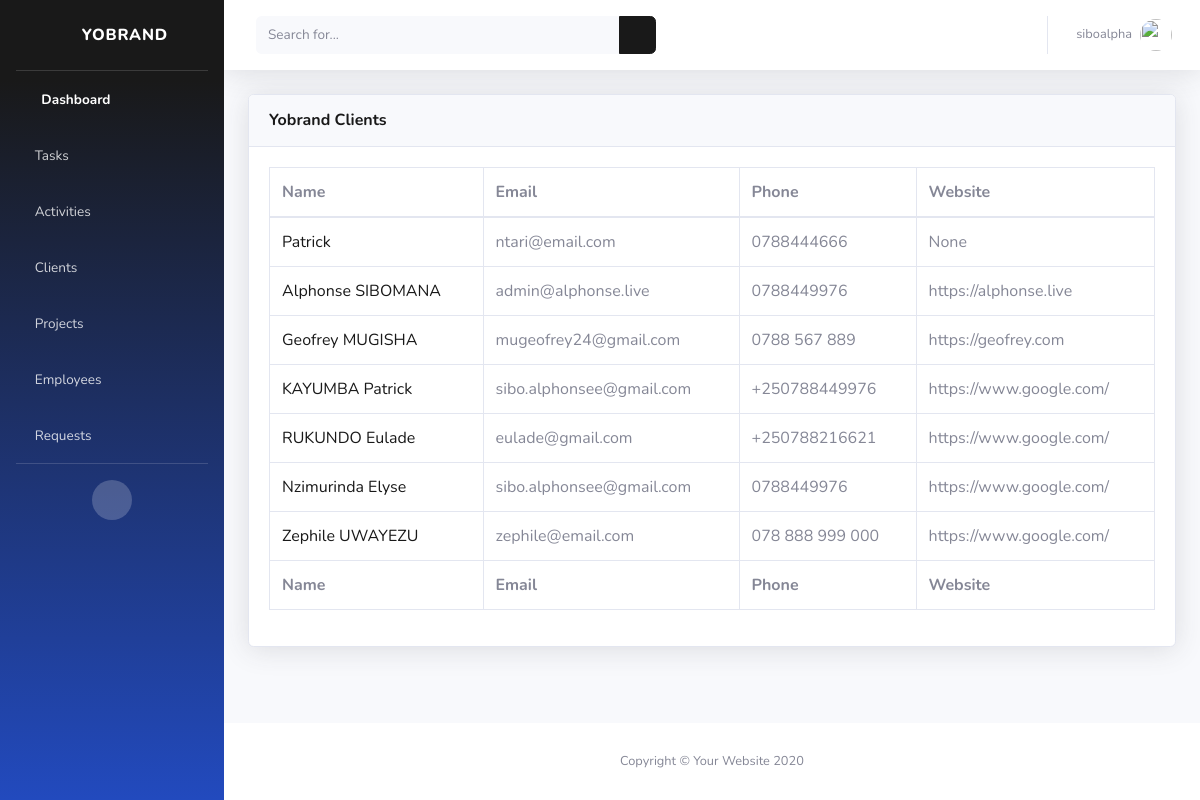
Page /clients/ (signed in) on the earlier database version.
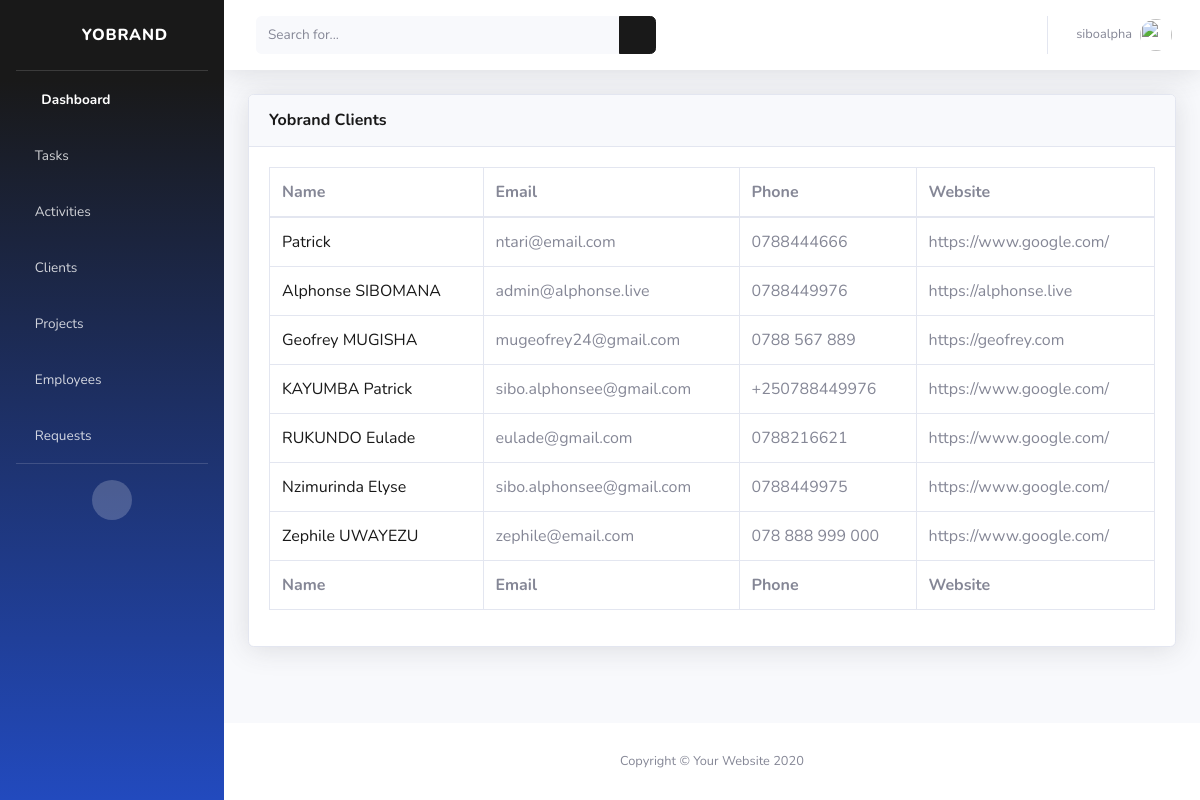
Same page on the later database version.
### cms/models.py (models this page shows, shortened)
class Client(models.Model):
    name = models.CharField(max_length=40, null=True)
    email = models.EmailField(max_length=40, null=True)
    phone = models.CharField(max_length=30, null=True)
    website = models.URLField(max_length=100, null=True, blank=True)
    instagram = models.URLField(max_length=100, null=True, blank=True)
    facebook = models.URLField(max_length=100, null=True, blank=True)
    twitter = models.URLField(max_length=100, null=True, blank=True)
    linkedin = models.URLField(max_length=100, null=True, blank=True)

### cms/views.py (the view)
# urls.py: path('clients/', views.clients, name="clients"),
@login_required(login_url='login')
def clients(request):
    client_list = Client.objects.all()
    tasks_notification = Task.objects.filter(employee=request.user, complete = False).count()
    context = {'client_list':client_list, 'tasks_notification': tasks_notification}
    return render(request, 'cms/clients.html', context)

### cms/templates/cms/clients.html
{% extends 'cms/base.html' %}
{% block content %}
<div class="container-fluid">
    <div class="card shadow mb-4">
        <div class="card-header py-3">
            <h6 class="m-0 font-weight-bold text-primary">Yobrand Clients</h6>
        </div>
        <div class="card-body">
            <div class="table-responsive">
                <table class="table table-bordered" id="dataTable" width="100%" cellspacing="0">
                    <thead>
                        <tr>
                            <th>Name</th>
                            <th>Email</th>
                            <th>Phone</th>
                            <th>Website</th>
                        </tr>
                    </thead>
                    <tfoot>
                        <tr>
                            <th>Name</th>
                            <th>Email</th>
                            <th>Phone</th>
                            <th>Website</th>
                        </tr>
                    </tfoot>
                    <tbody>
                        {% for client in client_list %}
                        <tr>
                            <td><a href="{% url 'client-profile' client.id %}"> {{client.name}}</a></td>
                            <td>{{client.email}}</td>
                            <td>{{client.phone}}</td>
                            <td>{{client.website}}</td>
                        </tr>
                        {% endfor %}
                    </tbody>
                </table>
            </div>
        </div>
    </div>
</div>
</div>
<footer class="sticky-footer bg-white">
    <div class="container my-auto">
        <div class="copyright text-center my-auto">
            <span>Copyright &copy; Your Website 2020</span>
        </div>
    </div>
</footer>
</div>
</div>
{% endblock %}

Differences in the rows shown:
changed Client "Patrick": website "None" → "https://www.google.com/"
changed Client "RUKUNDO Eulade": phone "+250788216621" → "0788216621"
changed Client "Nzimurinda Elyse": phone "0788449976" → "0788449975"
